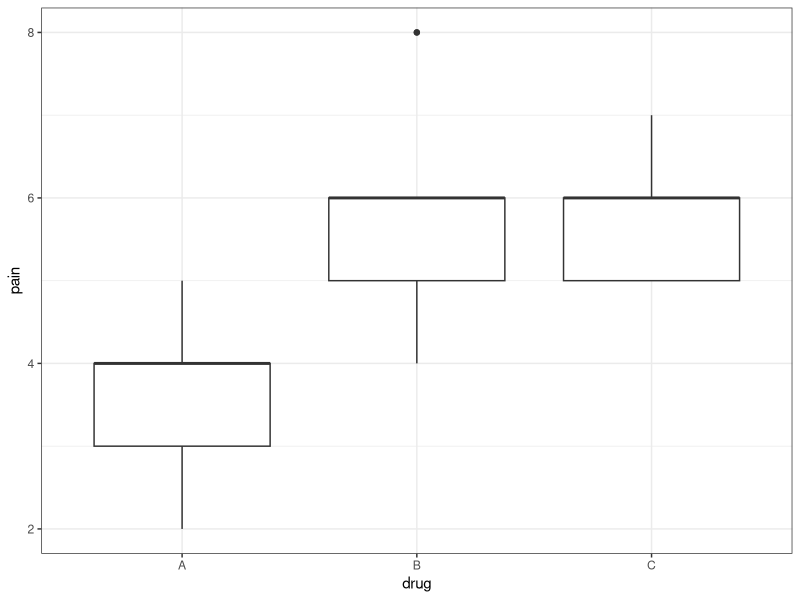
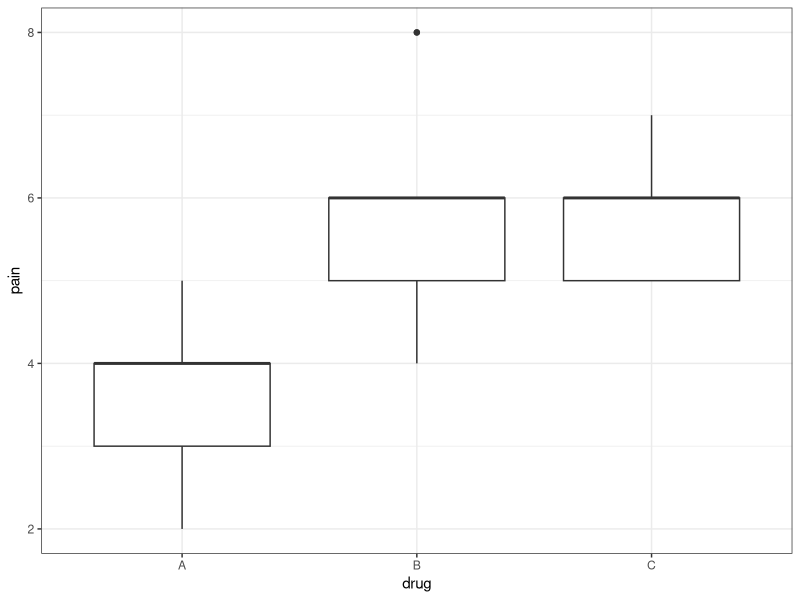
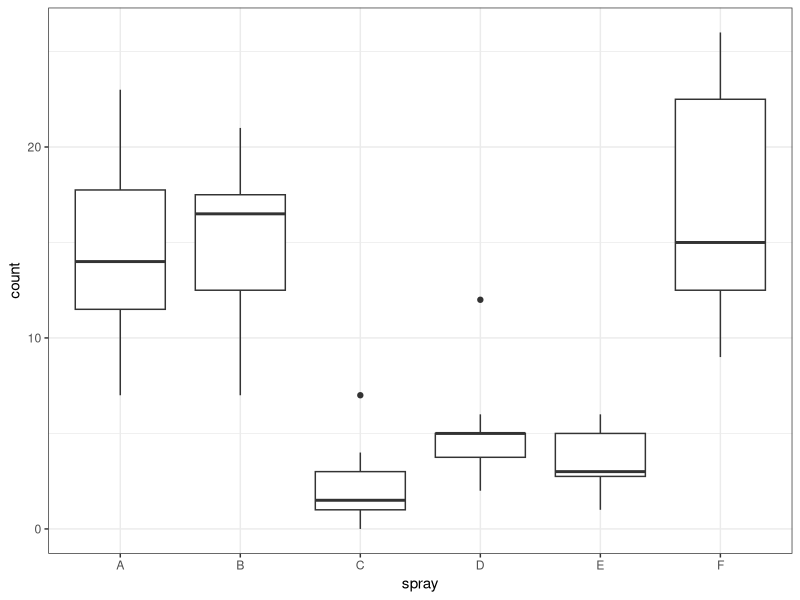
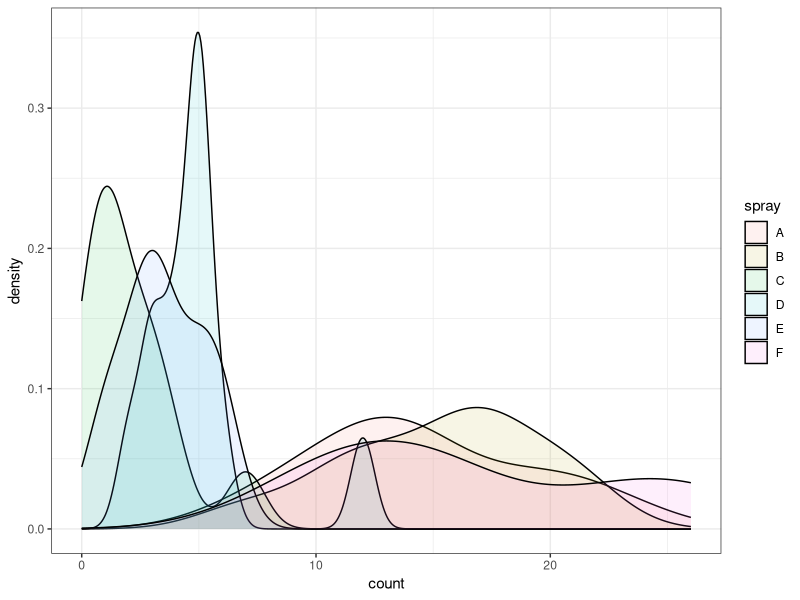
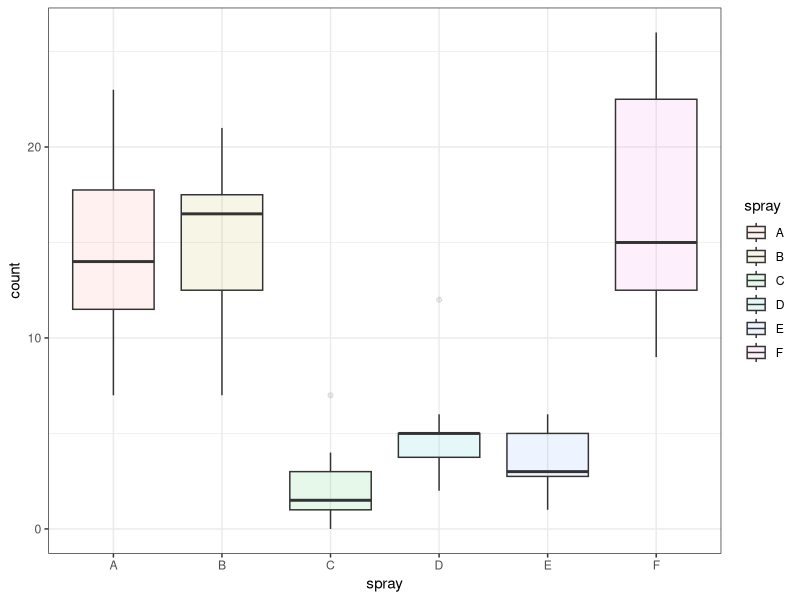
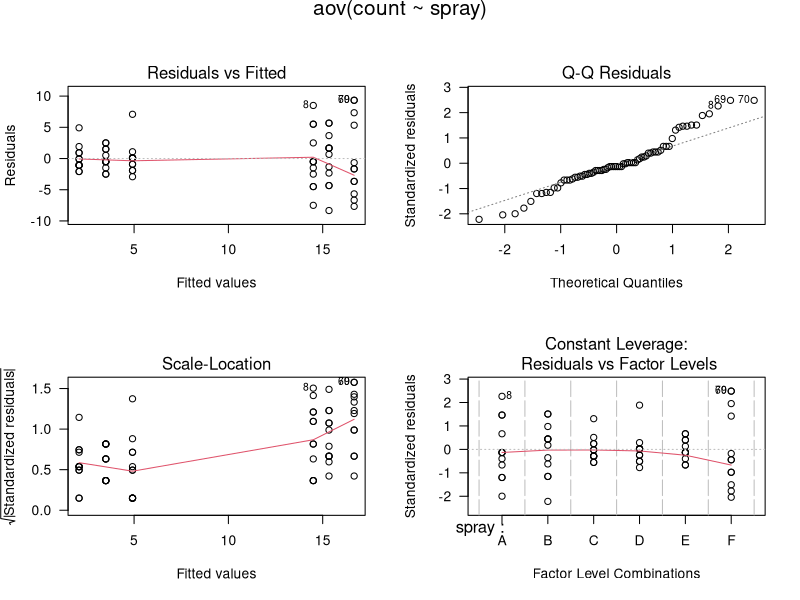
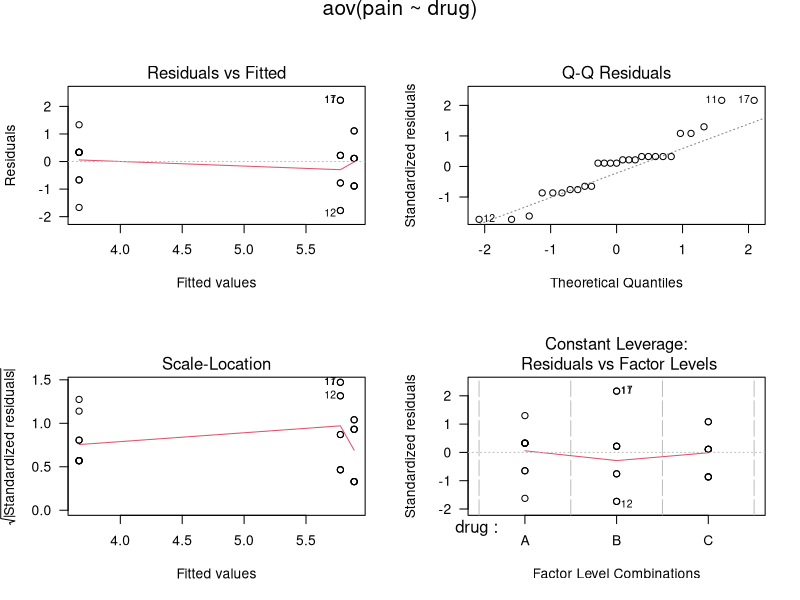
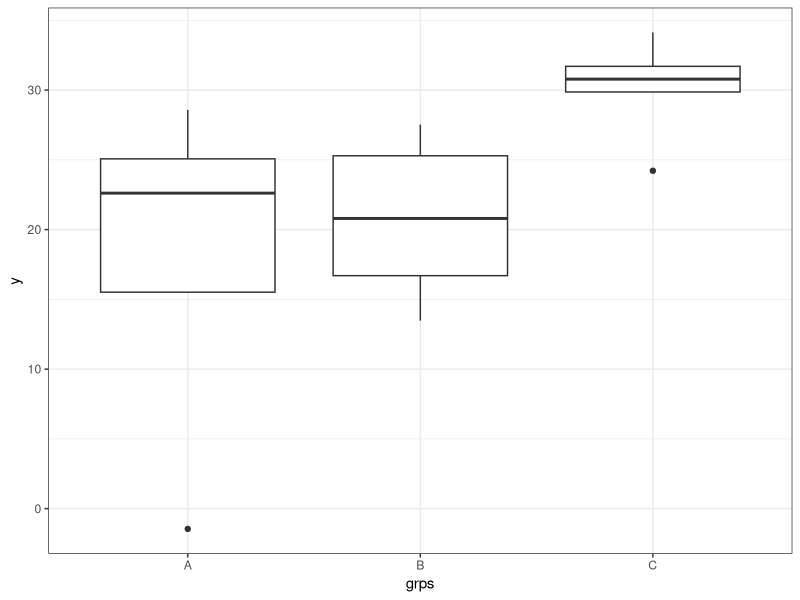

Recreate these plots in R, in order.
## ---- chunk 1
knitr::opts_chunk$set(echo = TRUE)
knitr::opts_chunk$set(cache = TRUE)
## ---- chunk 2
pain = c(4, 5, 4, 3, 2, 4, 3, 4, 4, 6, 8, 4, 5, 4, 6, 5, 
         8, 6, 6, 7, 6, 6, 7, 5, 6, 5, 5)
drug = c(rep("A",9), rep("B",9), rep("C",9))
migraine = data.frame(pain,drug)
str(migraine)
## ---- chunk 3
options(digits=10)
mean(pain[drug=="A"])
mean(pain[drug=="B"])
## ---- chunk 4
tapply(pain, drug, mean)
## ---- chunk 5
tapply(pain, drug, var)
## ---- chunk 6
tapply(pain, drug, length)
## ---- chunk 7
library(dplyr)
migraine %>% group_by(drug) %>% summarize(mean = mean(pain),
                                          median = median(pain),
                                          sd = sd(pain), count = n())
## ---- chunk 8
library(ggplot2)
migraine %>% ggplot(aes(y = pain, x = drug)) + 
             geom_boxplot() + theme_bw()
## ---- chunk 9
n_j = tapply(pain,drug,length)
SST_j = n_j * (tapply(pain,drug,mean)-mean(pain))^2
SST = sum(SST_j)
cat("SST = ", SST, '\n')
## ---- chunk 10
SSE_j = (n_j-1)*tapply(pain,drug,var)
SSE = sum(SSE_j)
cat("SSE =", SSE, "\n")
## ---- chunk 11
p.value = 1-pf(11.9,2,24); cat("P value =", p.value)
## ---- chunk 12
results <- aov(pain~drug, data=migraine)
summary(results)
## ---- chunk 13
 pairwise.t.test(pain, drug, p.adjust="bonferroni")
## ---- chunk 14
migraine %>% ggplot(aes(y = pain, x = drug)) + 
             geom_boxplot() + theme_bw()
## ---- chunk 15
results = aov(pain ~ drug, data=migraine)
TukeyHSD(results, conf.level = 0.95)
## ---- chunk 16
bartlett.test(pain ~ drug, data=migraine)
## ---- chunk 17
attach(InsectSprays)
data(InsectSprays)
str(InsectSprays)
## ---- chunk 18
library(dplyr)

InsectSprays %>% group_by(spray) %>% summarize(mean = mean(count),
                                          median = median(count),
                                          sd = sd(count), count = n())
## ---- chunk 19
library(ggplot2)
InsectSprays %>% ggplot(aes(y = count, x = spray)) + 
             geom_boxplot() + theme_bw()
## ---- chunk 20

InsectSprays %>% ggplot(aes(x = count, fill = spray)) + 
  geom_density(alpha = 0.1) + theme_bw()
## ---- chunk 21
n_j = tapply(count,spray,length)
SST_j = n_j * (tapply(count,spray,mean)-mean(count))^2
SST = sum(SST_j)
cat("SST = ", SST, '\n')
## ---- chunk 22
SSE_j = (n_j-1)*tapply(count,spray,var)
SSE = sum(SSE_j)
cat("SSE =", SSE, "\n")
## ---- chunk 23
(p.value = 1-pf(34.7,5,66))
## ---- chunk 24
results <- aov(count~spray, data=InsectSprays)
summary(results)
## ---- chunk 25
 pairwise.t.test(count, spray, p.adjust="bonferroni")
## ---- chunk 26
InsectSprays %>% ggplot(aes(y = count, x = spray)) + 
  geom_boxplot(aes(fill = spray), alpha = 0.1) + theme_bw()
## ---- chunk 27
results = aov(count ~ spray, data=InsectSprays)
TukeyHSD(results, conf.level = 0.95)
## ---- chunk 28
bartlett.test(count ~ spray, data=InsectSprays)
## ---- chunk 29
results = aov(count ~ spray, data=InsectSprays)
opar <- par(mfrow = c(2,2), oma = c(0, 0, 1.1, 0))
plot(results, las = 1)      # Residuals, Fitted, ...
par(opar)
## ---- chunk 30
# Kruskal Wallis Test One Way Anova by Ranks 
kruskal.test(count ~ spray, data=InsectSprays) 
## ---- chunk 31
bartlett.test(pain ~ drug, data=migraine)
## ---- chunk 32
results = aov(pain ~ drug, data=migraine)
opar <- par(mfrow = c(2,2), oma = c(0, 0, 1.1, 0))
plot(results, las = 1)      # Residuals, Fitted, ...
## ---- chunk 33
# Kruskal Wallis Test One Way Anova by Ranks 
kruskal.test(pain ~ drug, data=migraine) 
## ---- chunk 34
## generate the simulation data
set.seed(1238991)
n=5
trt1 = rnorm(n, 15, 9)
trt2 = rnorm(n, 25, 9)
trt3 = rnorm(n, 30, 9)
y = c(trt1, trt2, trt3)
grps = rep(c("A", "B", "C"), each=n)
## ---- chunk 35
simdata = data.frame(y, as.factor(grps))
simdata %>% ggplot(aes(y = y, x = grps)) + 
             geom_boxplot() + theme_bw()
## ---- chunk 36
#ANOVA based on the assumption of normal distribution with equal variance
summary(aov(y ~ factor(grps), data = simdata))

## ---- chunk 37
options(digits=10)
# Kruskal-Wallis test with chi-square approximation
kruskal.test(y,grps)
## ---- chunk 38
## Calculate the ranks of x
rank.y = rank(y)
N = length(y)
summary(aov(rank.y ~ factor(grps)))
## ---- chunk 39
SST = summary(aov(rank.y ~ factor(grps)))[[1]][1,2]
H = SST*12/(N*(N+1))
cat("Kruskal Wallis Test Statistics = ", H, "\n")
cat("P value = ", 1 -pchisq(H,2))
